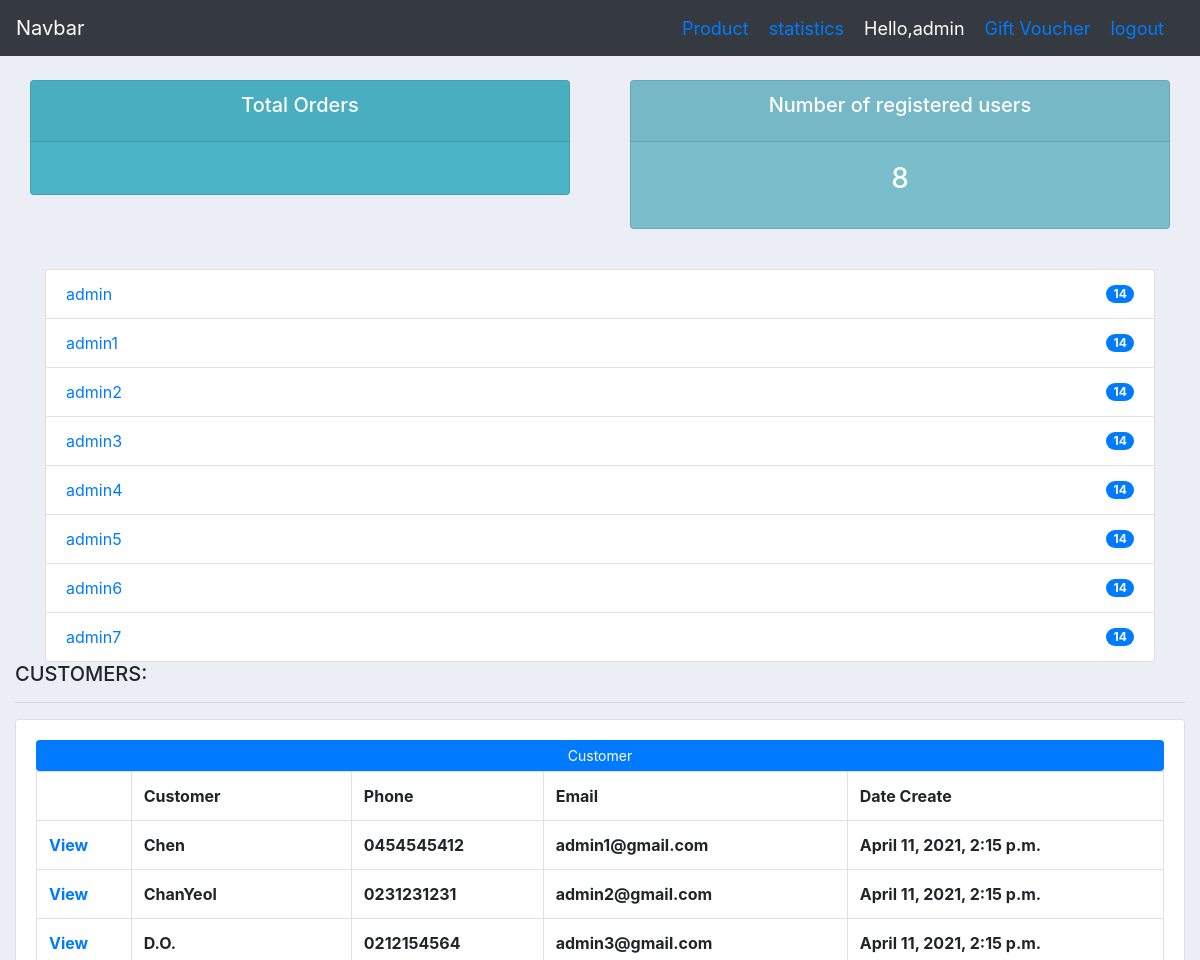
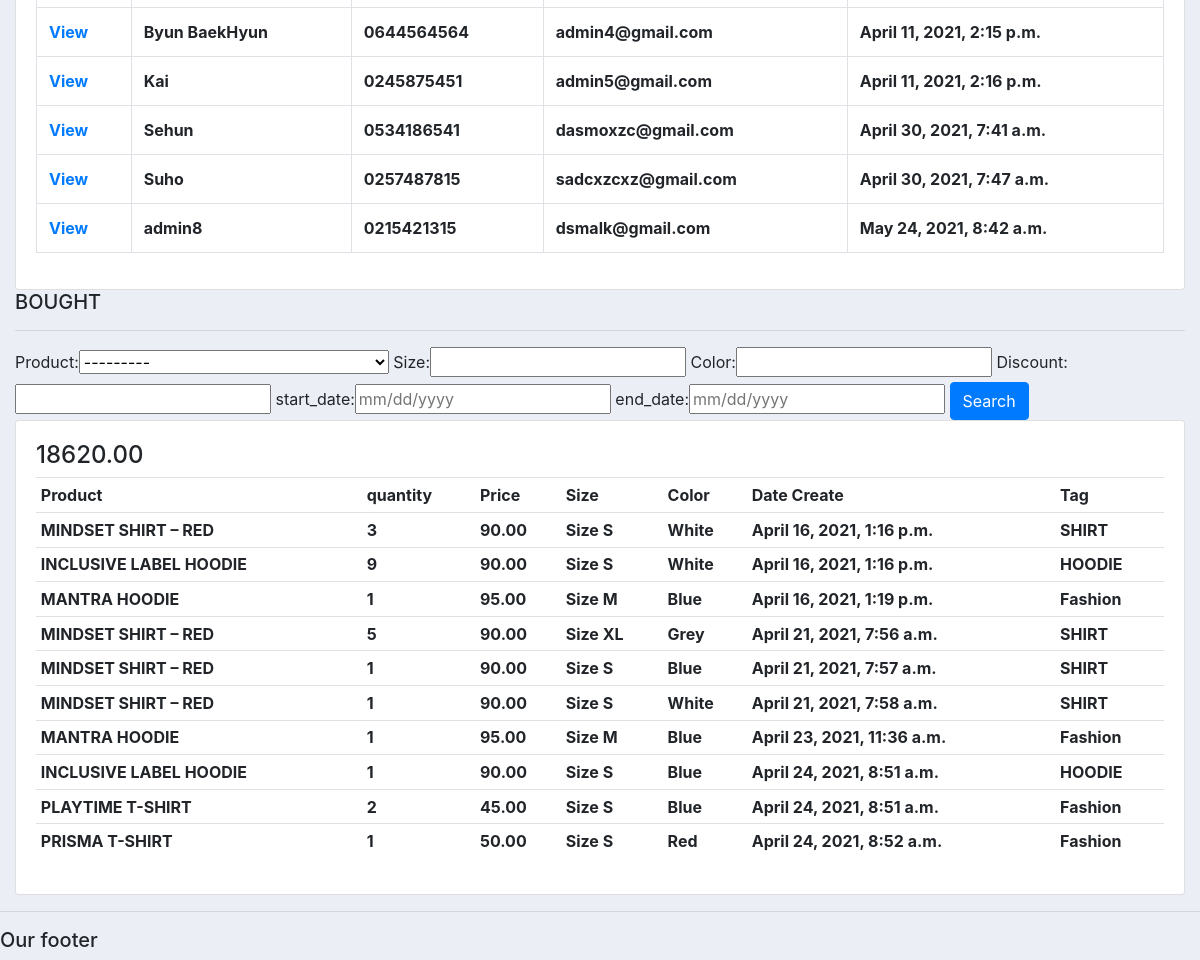
Before: / (signed in) with the older database file (2 pictures, top to bottom).
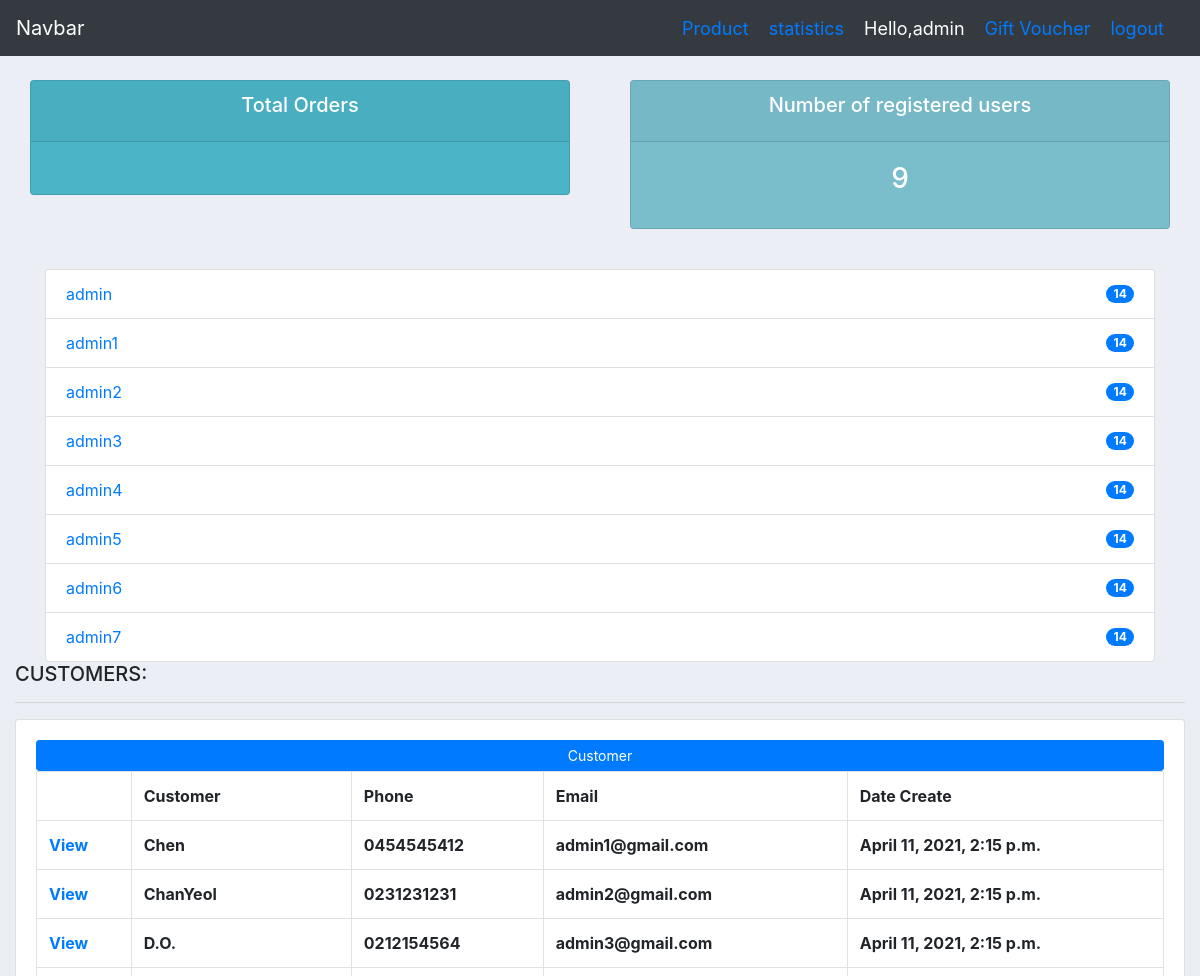
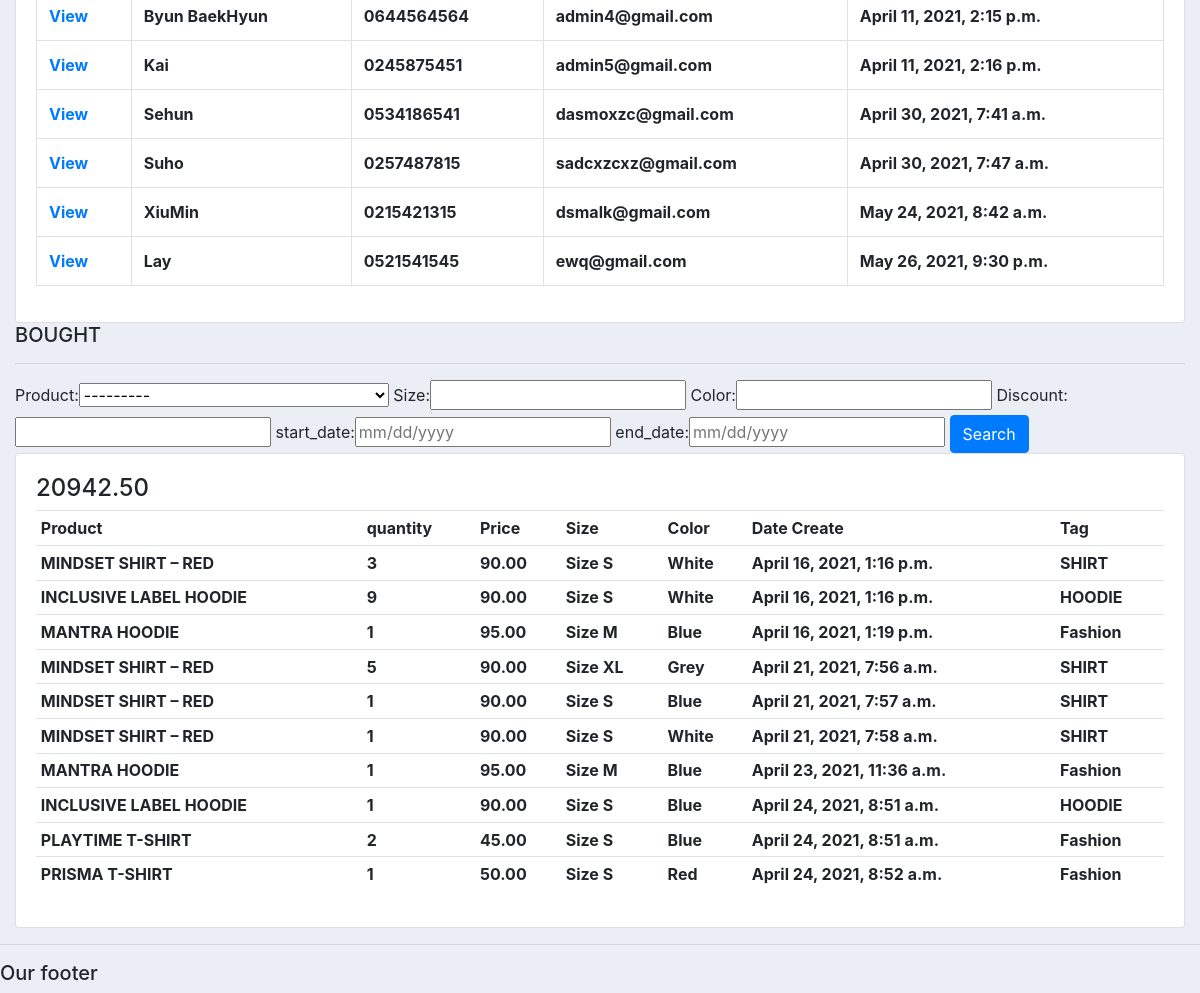
After: the same page with the newer database file (2 pictures, top to bottom).
### chat/models.py (models this page shows, shortened)
class Room(models.Model):
    nameRoom = models.ForeignKey(User,on_delete=models.CASCADE)

### ecom/models.py (models this page shows, shortened)
class Customer(models.Model):
    user = models.OneToOneField(User, null =True,blank=True, on_delete=models.CASCADE)
    name = models.CharField(max_length=200,null=True)
    phone = models.CharField(max_length=200,null=True)
    email = models.CharField(max_length=200,null=True)
    profile_pic = models.ImageField(default="null" ,null=True, blank=True)
    date_created = models.DateTimeField(auto_now_add=True,null=True)

class Data(models.Model):
    product = models.ForeignKey(Product, on_delete=models.SET_NULL, null=True)
    dataOrder = models.ForeignKey(DataOrder, on_delete=models.SET_NULL, null=True)
    date_complete = models.DateTimeField(auto_now_add=True)
    complete = models.BooleanField(default=False)
    quantity = models.IntegerField(default=0, null=True, blank=True)
    size = models.CharField(max_length=100, null=True)
    color = models.CharField(max_length=100, null=True)
    discount = models.DecimalField(default=0.0,decimal_places=2,max_digits=3)

class Product(models.Model):
    TYPE = (
        ('Men', 'Men'),
        ('Women', 'Women'),
        ('Bag', 'Bag'),
        ('Shoes', 'Shoes'),
        ('Watches', 'Watches'),
    )
    TAGS = (
        ('HOODIE','HOODIE'),
        ('SHIRT','SHIRT'),
        ('Fashion', 'Fashion'),
        ('Lifestyle', 'Lifestyle'),
        ('Denim', 'Denim'),
        ('Streetstyle', 'Streetstyle'),
        ('Crafts', 'Crafts'),
    )
    SIZE = (
        ('S', 'S'),
        ('M', 'M'),
        ('L', 'L'),
        ('XL', 'XL'),
        ('XXL', 'XXL'),
    )
    name     = models.CharField(max_length=200,null=True)
    priceFilter    = models.IntegerField(   null=True)
    price    = models.DecimalField(max_digits=8,null=True,decimal_places=2)
    favorite = models.CharField(max_length=200, default=0,null=True,blank=True)
    type     = models.CharField(max_length=200,null=True,choices=TYPE)
    description =models.CharField(max_length=200,null=True,blank=True)
    date_created =models.DateTimeField(auto_now_add=True,null=True)
    tag      = models.CharField(max_length=200,null=True,choices=TAGS)
    images1  = models.ImageField(default="null",null=True, blank=True)
    images2  = models.ImageField(default="null",null=True, blank=True)
    images3  = models.ImageField(default="null",null=True, blank=True)
    widthS   = models.FloatField(null=True)
    heightS   = models.FloatField(null=True)
    sleeveS   = models.FloatField(null=True)
    shoulderS = models.FloatField(null=True)
    widthM    = models.FloatField(null=True)
    heightM   = models.FloatField(null=True)
    sleeveM   = models.FloatField(null=True)
    shoulderM = models.FloatField(null=True)
    widthL    = models.FloatField(null=True)
    heightL   = models.FloatField(null=True)
    sleeveL   = models.FloatField(null=True)
    shoulderL = models.FloatField(null=True)
    widthXL    = models.FloatField(null=True)
    heightXL   = models.FloatField(null=True)
    sleeveXL   = models.FloatField(null=True)
    shoulderXL = models.FloatField(null=True)
    widthXXL    = models.FloatField(null=True)
    heightXXL   = models.FloatField(null=True)
    sleeveXXL   = models.FloatField(null=True)
    shoulderXXL = models.FloatField(null=True)
    amout = models.IntegerField(default= 100,null=True, blank=True)
    cost = models.DecimalField(default=30.0,max_digits=8,null=True,decimal_places=2)
    def __str__(self):
        return self.name

### ecom/decorators.py (the view)
    def wrapper_function(request, *args, **kwargs):
        group = None
        if request.user.groups.exists():
            group = request.user.groups.all()[0].name
            print('group', group)
        if group == 'customer':
            return redirect('user-page')
        elif group == 'admin':
            return view_func(request, *args, **kwargs)

### ecom/templates/admin/dashboard.html
{%  extends 'admin/mainadmin.html' %}
{% block content %}
{%  include 'admin/status.html' %}
<br>
<div class="container">
	<ul class="list-group">
		{% for room in room%}
		<li class="list-group-item d-flex justify-content-between align-items-center">
		  <a href="{% url 'chat:chat' room.nameRoom %}">{{room.nameRoom}}</a>
		  <span class="badge badge-primary badge-pill">14</span>
		</li>
		{% endfor %}
	</ul>
</div>
<div class="row">
	<div class="col-md-12">
		<h5>CUSTOMERS:</h5>
		<hr>
		<div class="card card-body">
			<a class="btn btn-primary  btn-sm btn-block" href="">Customer</a>
			<table class="table table-bordered">
				<tr>
					<th></th>
					<th>Customer</th>
					<th>Phone</th>
					<th>Email</th>
					<th>Date Create</th>
				</tr>
				{% for customer in customer %}
				<tr>
					<th><a href="{% url 'dashboard:customer' customer.id %}">View</a> </th>
					<th>{{customer.name}}</th>
					<th>{{customer.phone}}</th>
					<th>{{customer.email}}</th>
					<th>{{customer.date_created}}</th>
				</tr>
				{% endfor %}
			</table>
		</div>
	</div>
	<div class="col-md-12">
		<h5>BOUGHT</h5>
		<hr>
		<form method="get">
			{{myFilter.form}}
			<button class="btn btn-primary" type="submit">Search</button>
		</form>
		<div class="card card-body">
			<h4>{{total}}</h4>
			<table class="table table-sm">
				<tr>
					<th>Product</th>
					<th>quantity</th>
					<th>Price</th>
					<th>Size</th>
					<th>Color</th>
					<th>Date Create</th>
					<th>Tag</th>
				</tr>
		        {% for item in data %}
				<tr>
					<th>{{item.product.name}}</th>
					<th>{{item.quantity}}</th>
					<th>{{item.product.price}}</th>
					<th>{{item.size}}</th>
					<th>{{item.color}}</th>
					<th>{{item.date_complete}}</th>
					<th>{{item.product.tag}}</th>
				</tr>
				{% endfor %}
			</table>
		</div>
	</div>
</div>
{% endblock %}

Changed rows visible on the page:
changed Customer "dsmalk@gmail.com": name "admin8" → "XiuMin"
added Customer: name "Lay", phone "0521541545", email "ewq@gmail.com", date_created "May 26, 2021, 9:30 p.m."
Other visible differences:
{{ numberUser }}: "8" → "9"
{{ total }}: "18620.00" → "20942.50"
